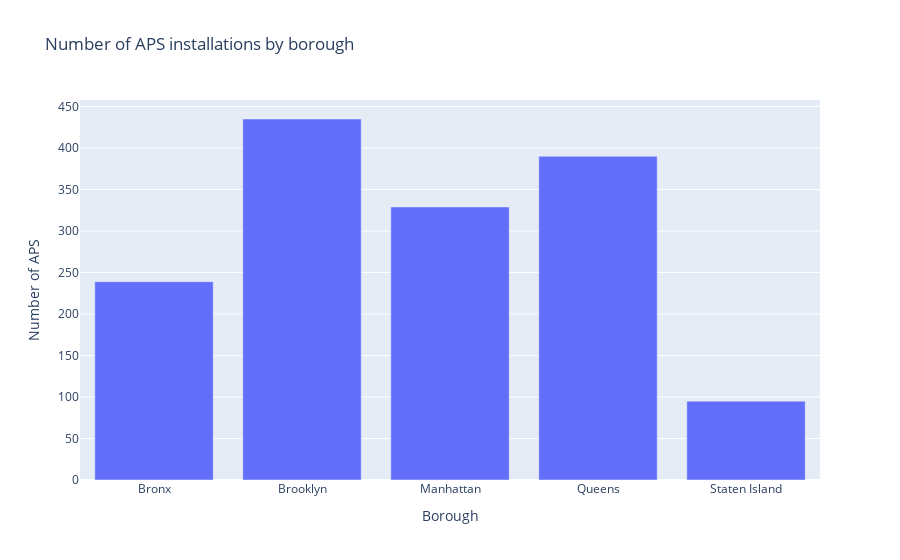

The notebook cell saved with this chart:
### Markdown cell above
## Visualization 3: Bar chart showing the number of APS installations by borough

### Code cell
aps_by_borough = aps_data.groupby("Borough").size().reset_index(name="Number of APS")
fig1 = px.bar(aps_by_borough, x="Borough", y="Number of APS", title="Number of APS installations by borough")
fig1.show()

### Figure 1 — Plotly figure (JSON) as saved in the notebook; plotly's stock layout.template omitted (floating-point values rounded to 4 significant figures)
{"data": [{"alignmentgroup": "True", "hovertemplate": "Borough=%{x}<br>Number of APS=%{y}<extra></extra>", "legendgroup": "", "marker": {"color": "#636efa", "pattern": {"shape": ""}}, "name": "", "offsetgroup": "", "orientation": "v", "showlegend": false, "textposition": "auto", "type": "bar", "x": ["Bronx", "Brooklyn", "Manhattan", "Queens", "Staten Island"], "xaxis": "x", "y": [239, 435, 329, 390, 95], "yaxis": "y"}], "layout": {"barmode": "relative", "legend": {"tracegroupgap": 0}, "title": {"text": "Number of APS installations by borough"}, "xaxis": {"anchor": "y", "domain": [0, 1], "title": {"text": "Borough"}}, "yaxis": {"anchor": "x", "domain": [0, 1], "title": {"text": "Number of APS"}}}}
